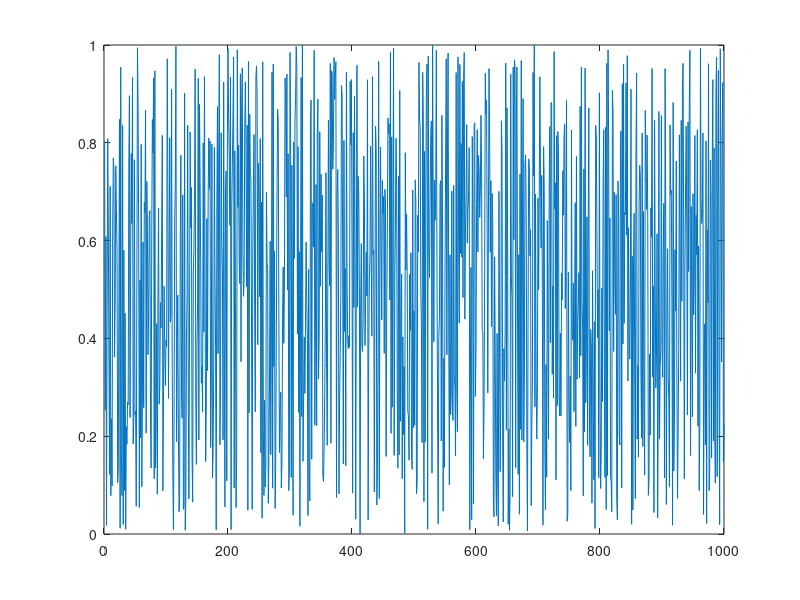

Recreate this plot in MATLAB.
% print_latex_test.m

graphics_toolkit("qt");

% dbstop print 

profile on
version

x=rand(1000,1);
plot(x);
tic;
zticks([]);
print("x","-dpdflatex");
toc;
close;

profile off
profshow(5)

%{
% Compile the following TeX with pdflatex:

\pdfminorversion=7
\documentclass[a4paper,twoside,10pt,english]{report}
\usepackage{geometry}
\geometry{verbose,nomarginpar,tmargin=1.5cm,bmargin=1.5cm,lmargin=1.5cm,
rmargin=1.5cm,headheight=1cm,headsep=1cm,footskip=1cm}

\usepackage{amsfonts}
\usepackage{amsmath}
\usepackage{amssymb}
\usepackage{float}
\usepackage[T1]{fontenc}
\usepackage[utf8]{inputenc}
\usepackage{lmodern}
\usepackage{graphicx}
\usepackage{xcolor}

\begin{document}

\begin{figure}
\centering
\scalebox{1}{\input{x}}
\end{figure}

\end{document}

%}
